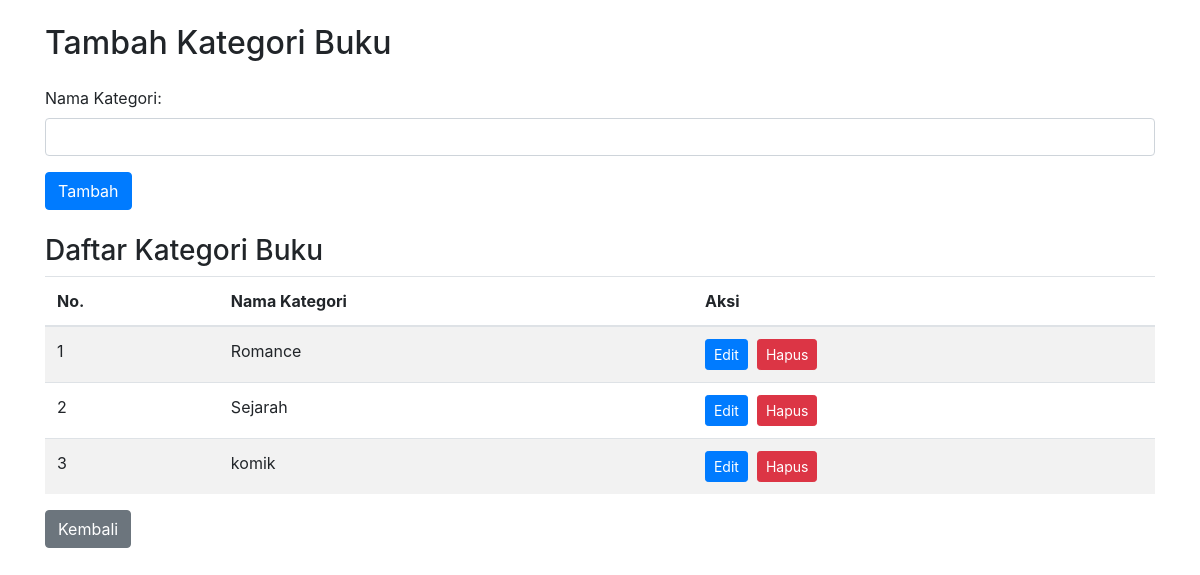
The app's page /create_kategori.php with its own data.
### tables this page shows
CREATE TABLE `kategoribuku` (
  `KategoriID` int(11) NOT NULL,
  `NamaKategori` varchar(255) DEFAULT NULL
);

### create_kategori.php (the view, shortened to what this page needs)
<?php
include 'koneksi.php';
$query_kategori = "SELECT * FROM kategoribuku";
$result_kategori = $conn->query($query_kategori);
?>
<!DOCTYPE html>
<html lang="en">
<head>
    <link href="https://stackpath.bootstrapcdn.com/bootstrap/4.5.2/css/bootstrap.min.css" rel="stylesheet">
</head>
<body>
    <div class="container">
        <h2 class="mt-4 mb-4">Tambah Kategori Buku</h2>
        <form action="<?php echo htmlspecialchars($_SERVER["PHP_SELF"]); ?>" method="post">
            <div class="form-group">
                <label for="namaKategori">Nama Kategori:</label>
                <input type="text" class="form-control" id="namaKategori" name="namaKategori">
            </div>
            <button type="submit" class="btn btn-primary">Tambah</button>
        </form>
        <div class="mt-4">
            <h3>Daftar Kategori Buku</h3>
            <table class="table table-striped">
                <thead>
                    <tr>
                        <th>No.</th>
                        <th>Nama Kategori</th>
                        <th>Aksi</th>
                    </tr>
                </thead>
                <tbody>
                    <?php
                    if ($result_kategori->num_rows > 0) {
                        $no = 1;
                        while ($row_kategori = $result_kategori->fetch_assoc()) {
                            echo "<tr>";
                            echo "<td>" . $no . "</td>";
                            echo "<td>" . $row_kategori["NamaKategori"] . "</td>";
                            echo "<td>";
                            echo "<a href='edit_kategori.php?id=" . $row_kategori["KategoriID"] . "' class='btn btn-primary btn-sm'>Edit</a>";
                            echo "<a href='hapus_kategori.php?id=" . $row_kategori["KategoriID"] . "' class='btn btn-danger btn-sm'>Hapus</a>";
                            echo "</td>";
                            echo "</tr>";
                            $no++;
                        }
                    } else {
                        echo "<tr><td colspan='3'>Tidak ada kategori tersedia</td></tr>";
                    }
                    ?>
                </tbody>
            </table>
        </div>
        <a href="kategori_buku.php" class="btn btn-secondary">Kembali</a>
    </div>
</body>
</html>

### records on screen
kategoribuku: NamaKategori "Romance"
kategoribuku: NamaKategori "Sejarah"
kategoribuku: NamaKategori "komik"
